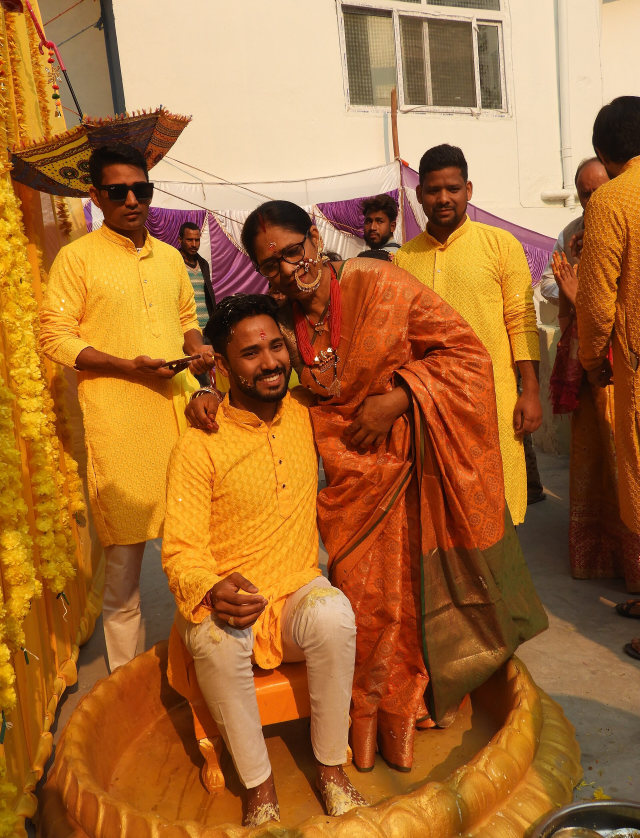
#> input picture garhwali/IMG_0013.jpg, 1920 x 2514 px, given as the content of the folder ../../garhwali/IMG_0013.jpg, which was not available (shown at 1/3 size)
$ python sheets.py ../../garhwali/IMG_0013.jpg ../../garhwali/IMG_0017.jpg
#> lines starting #> are read from the running program, lines starting #| are printed output that depends on the picture
"""Contact sheets of a raw folder, for a person (Claude) to choose an album the way a couple would
leaf through the photographer's photos: event by event (the sub-folders, in the photographer's
order), in the order they were taken, 30 numbered photos a sheet.

    python3 sheets.py RAW_DIR OUT_DIR [--index-only]

Writes OUT_DIR/index.tsv (number, folder/file, capture time) and OUT_DIR/sheet-NNN.jpg. Picks are
written back as numbers. Prints counts only.
"""
import os
import re
import sys

from PIL import Image, ImageDraw, ImageFont, ImageOps

PHOTO = (".jpg", ".jpeg", ".png", ".webp", ".heic", ".heif")
COLS, ROWS, CELL, LABEL = 6, 5, 300, 26


def taken(path):
#> called with path = '_only/IMG_0013.jpg'
    try:
        with Image.open(path) as im:
#> im is the input picture: PIL image 1920x2514 RGB; mean R, G, B 168, 109.2, 54.4
            ex = im.getexif()
            t = ex.get_ifd(0x8769).get(0x9003) or ex.get(0x0132)
#> t = '2023:11:23 10:38:43'
            return str(t or "")
    except Exception:
        return ""


def folder_key(name):
    """Numbered folders by number (as the app orders events), the rest after, by name."""
    m = re.match(r"\s*(\d+)", name)
    return (0, int(m[1]), name.lower()) if m else (1, 0, name.lower())


def main(raw, out):
    os.makedirs(out, exist_ok=True)
    photos = []
    for root, _, files in os.walk(raw):
        for f in files:
            if f.lower().endswith(PHOTO) and not f.startswith("._"):
                rel = os.path.relpath(os.path.join(root, f), raw)
                photos.append((os.path.dirname(rel), rel, taken(os.path.join(root, f))))
    photos.sort(key=lambda p: (folder_key(p[0]), p[2] or "~", p[1].lower()))
    with open(os.path.join(out, "index.tsv"), "w") as fh:
        for i, (_, rel, t) in enumerate(photos, 1):
            fh.write(f"{i}\t{rel}\t{t}\n")
#> this loop made 1 pass
#> (i, rel, t) on pass 1: (1, '../../_only/IMG_0013.jpg', '2023:11:23 10:38:43')
    if "--index-only" in sys.argv:
        print(f"{len(photos)} photos indexed")
        return
    font = ImageFont.load_default(size=18) if hasattr(ImageFont, "load_default") else None
    per = COLS * ROWS
    sheets = 0
    for start in range(0, len(photos), per):
        part = photos[start:start + per]
#> part = [('../../_only', '../../_only/IMG_0013.jpg', '2023:11:23 10:38:43')]
        sheet = Image.new("RGB", (COLS * CELL, ROWS * (CELL + LABEL) + 40), "white")
#> sheet: PIL image 1800x1670 RGB; every value is 255
        d = ImageDraw.Draw(sheet)
        events = sorted({p[0] or "(top)" for p in part})
#> events = ['../../_only']
        d.text((8, 8), f"Sheet {start // per + 1}: photos {start + 1}-{start + len(part)} of {len(photos)} | {', '.join(events)}",
               fill="black", font=font)
        for k, (folder, rel, _) in enumerate(part):
            x, y = (k % COLS) * CELL, 40 + (k // COLS) * (CELL + LABEL)
#> x = 0; y = 40
            try:
                with Image.open(os.path.join(raw, rel)) as im:
                    im = ImageOps.exif_transpose(im).convert("RGB")
                    im.thumbnail((CELL - 6, CELL - 6))
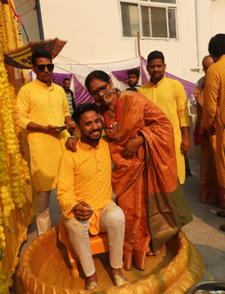
#> im: PIL image 225x294 RGB; mean R, G, B 168, 109.2, 54.4
                    sheet.paste(im, (x + (CELL - im.width) // 2, y + (CELL - im.height) // 2))
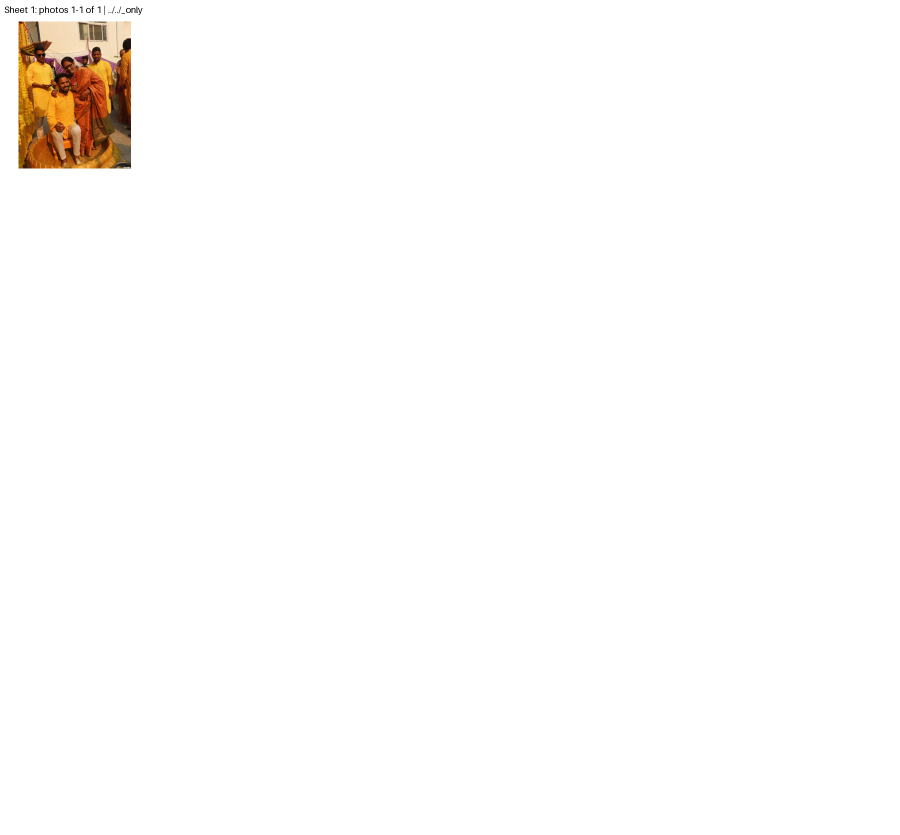
#> sheet: PIL image 1800x1670 RGB (shown at 1/2 size); mean R, G, B 253, 251.7, 250.5
            except Exception:
                d.text((x + 10, y + CELL // 2), "unreadable", fill="red", font=font)
            d.text((x + 6, y + CELL + 2), f"#{start + k + 1}  {(folder or '')[:22]}", fill="black", font=font)
        sheets += 1
        sheet.save(os.path.join(out, f"sheet-{sheets:03d}.jpg"), quality=82)
    print(f"{len(photos)} photos on {sheets} contact sheets")
#| 1 photos on 1 contact sheets


if __name__ == "__main__":
    main(sys.argv[1], sys.argv[2])

$ run again, on garhwali/IMG_0017.jpg
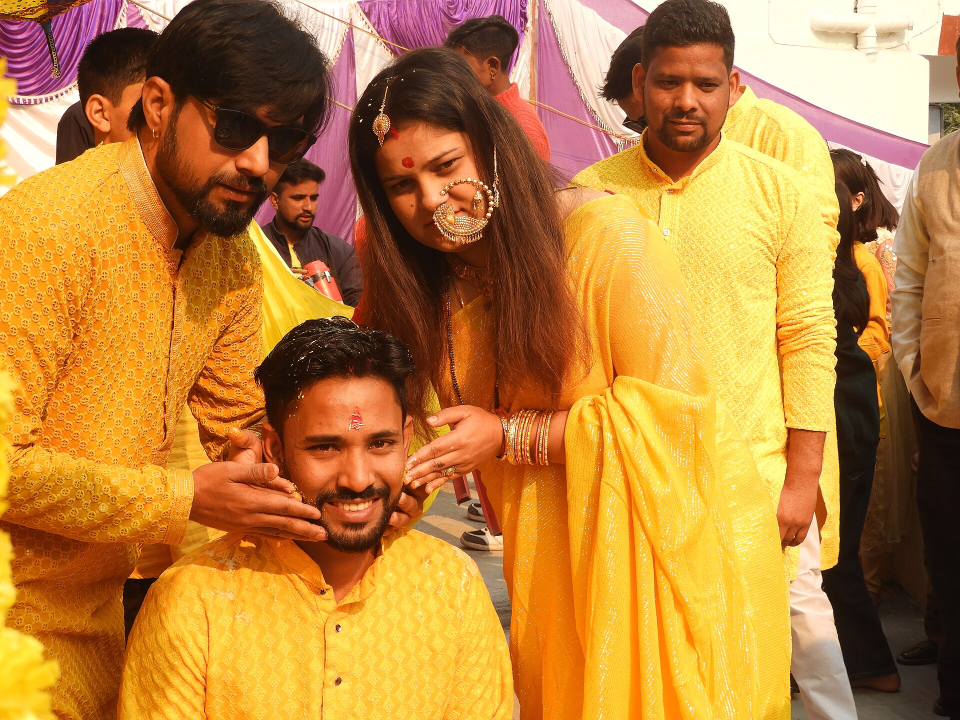
#> input picture garhwali/IMG_0017.jpg, 1920 x 1440 px, given as the content of the folder ../../garhwali/IMG_0017.jpg, which was not available (shown at 1/2 size)
#> in taken, im is the input picture: PIL image 1920x1440 RGB; mean R, G, B 186.4, 130.1, 60.9
#> in taken, `t = ex.get_ifd(0x8769).get(0x9003) or ex.get(0x0132)`: t = '2023:11:23 10:40:51'
#> the loop in main, `for i, (_, rel, t) in enumerate(photos, 1):` made 1 pass
#> (i, rel, t) on pass 1: (1, '../../_only/IMG_0017.jpg', '2023:11:23 10:40:51')
#> part = [('../../_only', '../../_only/IMG_0017.jpg', '2023:11:23 10:40:51')]
#> events = ['../../_only']
#> x = 0; y = 40
#> in main, `im.thumbnail((CELL - 6, CELL - 6))`:
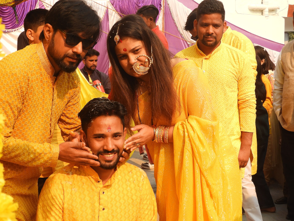
#> im: PIL image 294x221 RGB; mean R, G, B 186.3, 130, 60.8
#> in main, `sheet.paste(im, (x + (CELL - im.width) // 2, y + (CELL - im.height) //..`:
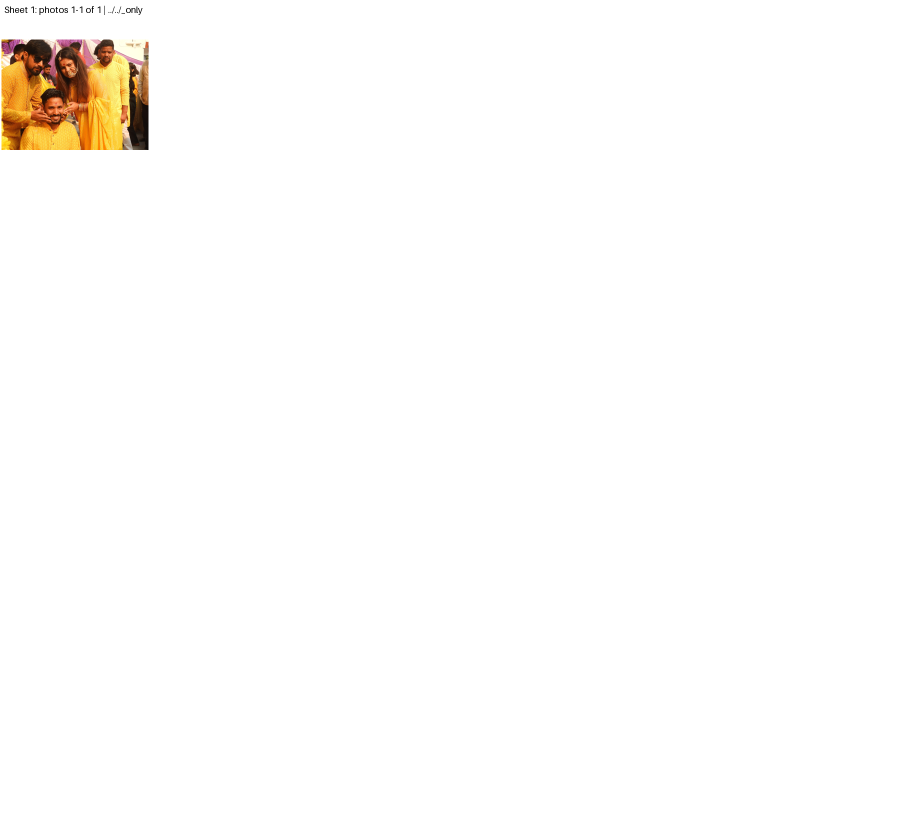
#> sheet: PIL image 1800x1670 RGB (shown at 1/2 size); mean R, G, B 253.4, 252.2, 250.7
#| 1 photos on 1 contact sheets

$ run again, on garhwali/IMG_0020.jpg
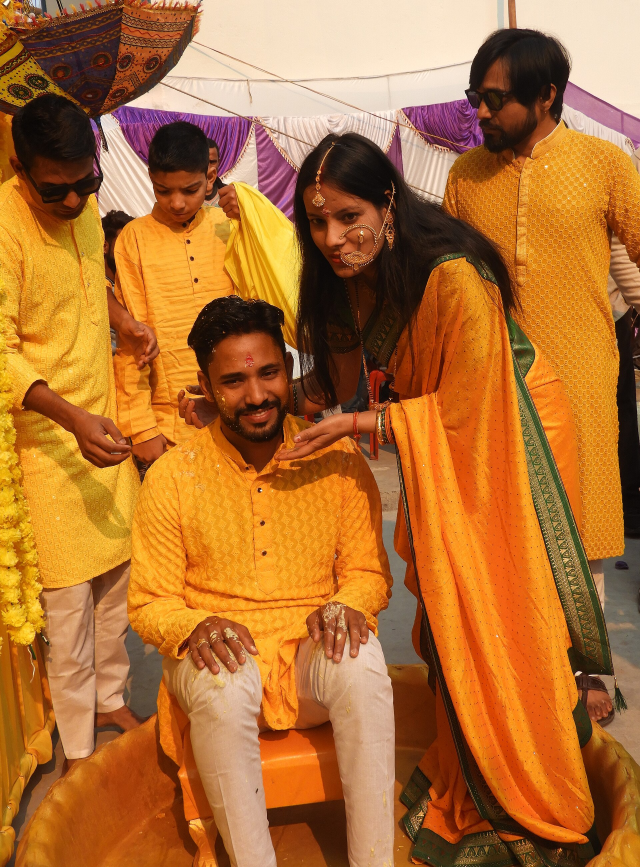
#> input picture garhwali/IMG_0020.jpg, 1920 x 2600 px, given as the content of the folder ../../garhwali/IMG_0020.jpg, which was not available (shown at 1/3 size)
#> in taken, im is the input picture: PIL image 1920x2600 RGB; mean R, G, B 176.7, 111.8, 52
#> in taken, `t = ex.get_ifd(0x8769).get(0x9003) or ex.get(0x0132)`: t = '2023:11:23 10:42:23'
#> the loop in main, `for i, (_, rel, t) in enumerate(photos, 1):` made 1 pass
#> (i, rel, t) on pass 1: (1, '../../_only/IMG_0020.jpg', '2023:11:23 10:42:23')
#> part = [('../../_only', '../../_only/IMG_0020.jpg', '2023:11:23 10:42:23')]
#> events = ['../../_only']
#> x = 0; y = 40
#> in main, `im.thumbnail((CELL - 6, CELL - 6))`:
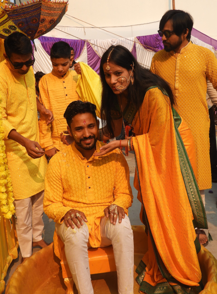
#> im: PIL image 217x294 RGB; mean R, G, B 176.7, 111.8, 52
#> in main, `sheet.paste(im, (x + (CELL - im.width) // 2, y + (CELL - im.height) //..`:
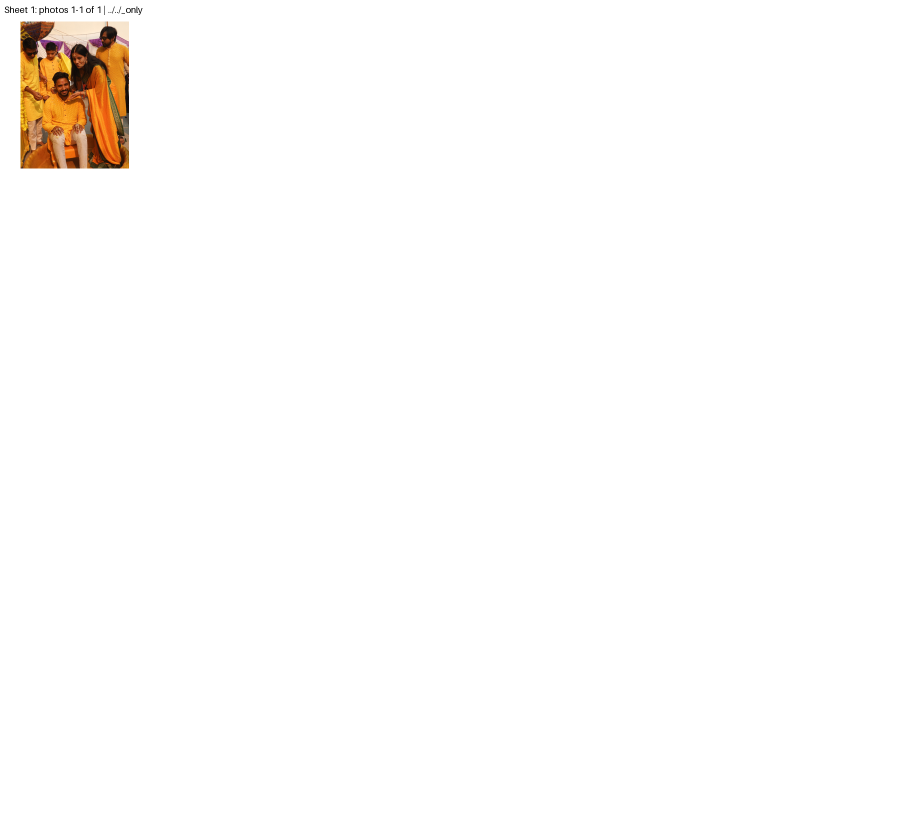
#> sheet: PIL image 1800x1670 RGB (shown at 1/2 size); mean R, G, B 253.3, 251.9, 250.6
#| 1 photos on 1 contact sheets
